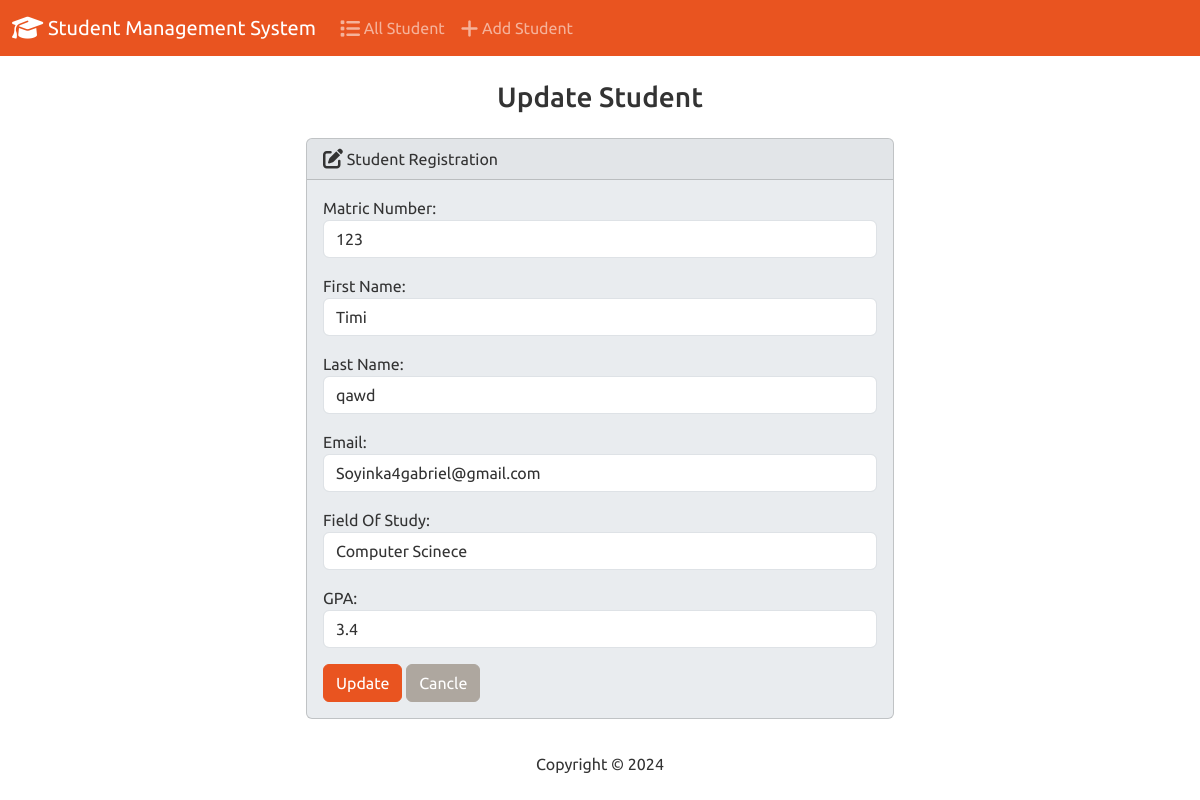
/edit/8/, run on the app's committed database.
### students/models.py (models this page shows, shortened)
class Student(models.Model):
    matric_number = models.PositiveIntegerField()
    first_name = models.CharField(max_length=50)
    last_name = models.CharField(max_length=50)
    email = models.EmailField(max_length=100)
    field_of_study = models.CharField(max_length=100)
    gpa = models.FloatField()

### students/views.py (the view)
# urls.py: path('edit/<int:id>/', views.edit, name='edit'),
def edit(request, id):
    if request.method == "POST":
        student = Student.objects.get(pk=id)
        form = StudentForm(request.POST, instance=student)
        if form.is_valid():
            form.save()
            return render(request, 'students/edit.html',{
                'form': form,
                'success': True
            })
    else:
        student = Student.objects.get(pk=id)
        form = StudentForm(instance=student)
        return render(request, 'students/edit.html',{
                'form': form,
            })

### students/forms.py
class StudentForm(forms.ModelForm):
    class Meta:
        model= Student
        fields= ['matric_number', 'first_name', 'last_name', 'email', 'field_of_study', 'gpa']
        labels= {
            'matric_number': 'Matric Number',
            'first_name': 'First Name',
            'last_name': 'Last Name',
            'email': 'Email',
            'field_of_study': 'Field Of Study',
            'gpa' :'GPA',
        }
        widgets={
            'matric_number': forms.NumberInput(attrs={'class': 'form-control'}),
            'first_name': forms.TextInput(attrs={'class': 'form-control'}),
            'last_name': forms.TextInput(attrs={'class': 'form-control'}),
            'email': forms.EmailInput(attrs={'class': 'form-control'}),
            'field_of_study': forms.TextInput(attrs={'class': 'form-control'}),
            'gpa': forms.NumberInput(attrs={'class': 'form-control'}),
        }

### students/templates/students/edit.html (shortened to what this page needs)
{% extends "students/base.html" %}
{% block body %}
    <h3 class="text-center m-4">Update Student</h3>
    {% if success %}
        <div class="alert alert-success" role="alert">
            The student was updated successfully.
            <a href="{% url 'index' %}" class="alert-link">Go to home page</a>
        </div>
    {% else %}
        <div class="row justify-content-center">
            <div class="col-6">
                <div class="card bg-light mb-3" >
                    <div class="card-header">
                        <i class="fa-solid fa-regular fa-pen-to-square fa-lg"></i> Student Registration
                    </div>
                    <div class="card-body">
                        <form  action="" method="POST">
                        {{ form.as_p }}
                        <button type="submit" class="btn btn-primary">Update</button>
                        <a href="{% url 'index' %}" class="btn btn-secondary">Cancle</a>
                        </form>
                    </div>
                </div>
            </div>
        </div>
    {% endif %}
{% endblock %}

### data on the page
Student: matric_number "123", first_name "Timi", last_name "qawd", email "Soyinka4gabriel@gmail.com", field_of_study "Computer Scinece", gpa "3.4"
